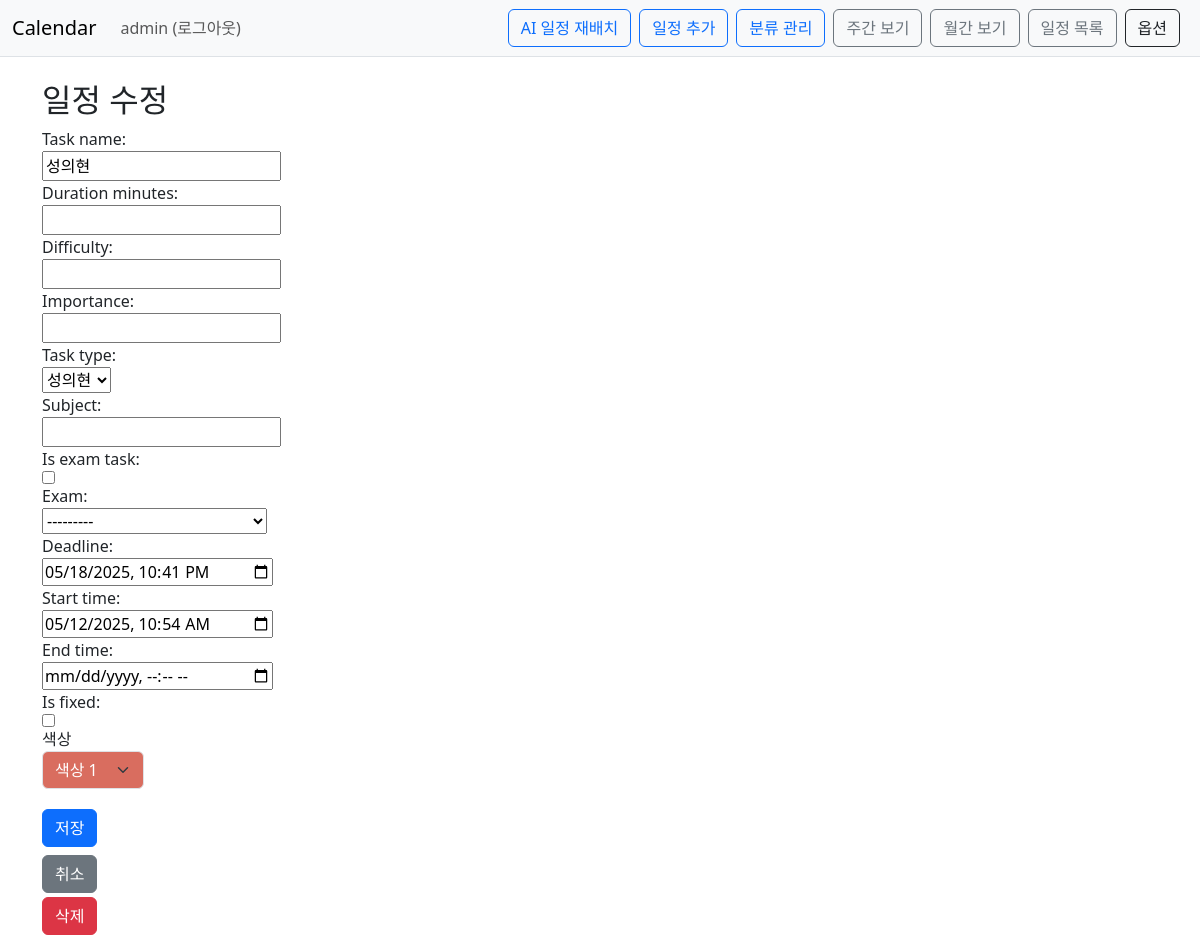
Page /calendar/schedule/5/edit/?next=/calendar/schedule/list/ (signed in) on the earlier database version.
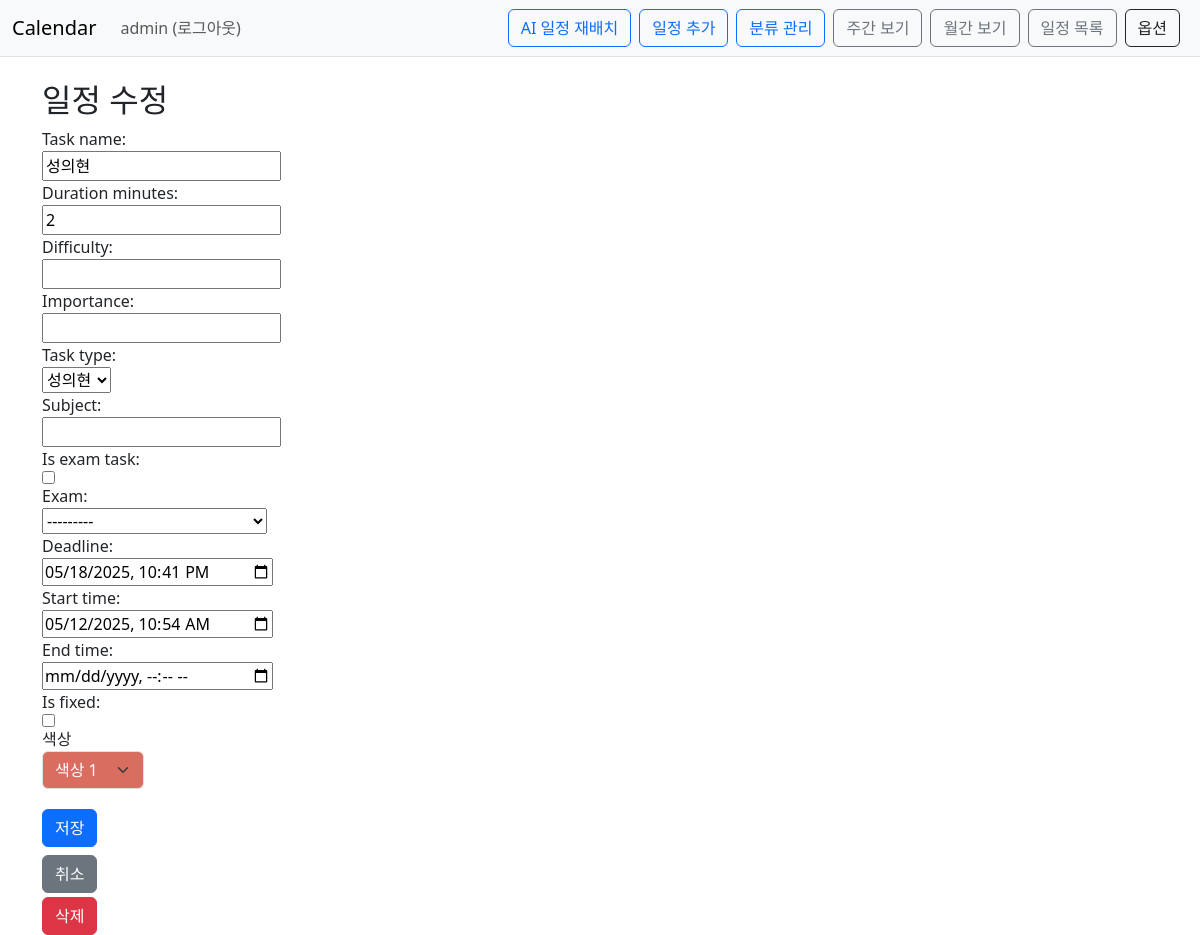
Same page on the later database version.
### Calendar/models.py (models this page shows, shortened)
class Schedule(models.Model):
    owner=models.ForeignKey(User, on_delete=models.CASCADE)
    task_name=models.CharField(max_length=50)
    duration_minutes=models.IntegerField(null=True, blank=True)
    difficulty=models.IntegerField(null=True, blank=True)
    importance=models.IntegerField(null=True, blank=True)
    task_type = models.ForeignKey('ScheduleType', null=True, blank=True, on_delete=models.SET_NULL)
    subject=models.CharField(max_length=50, blank=True)
    is_exam_task=models.BooleanField(default=False)
    deadline=models.DateTimeField(null=True ,blank=True)
    start_time=models.DateTimeField(null=True ,blank=True)
    end_time=models.DateTimeField(null=True ,blank=True)
    is_fixed=models.BooleanField(default=False)
    exam=models.ForeignKey('self',default=None, on_delete=models.SET_DEFAULT, null=True ,blank=True)
    color = models.CharField(max_length=7, blank=True, default='#6c8df5')
    is_done = models.BooleanField(default=False)
    def __str__(self):
        return f"{self.task_name}({self.owner})"

### Calendar/views.py (the view)
# urls.py: path('schedule/<int:pk>/edit/', views.schedule_edit, name='schedule_edit'),
@login_required(login_url='common:login')
def schedule_edit(request, pk):
    schedule = get_object_or_404(Schedule, pk=pk, owner=request.user)
    next_url = request.GET.get('next') or request.POST.get('next')  # GET/POST 모두 대응
    if request.method == 'POST':
        form = ScheduleForm(request.POST, instance=schedule, owner=request.user)
        if form.is_valid():
            form.save()
            if next_url and url_has_allowed_host_and_scheme(next_url, allowed_hosts={request.get_host()}):
                return redirect(next_url)
            return redirect('calendar:index')
    else:
        form = ScheduleForm(instance=schedule, owner=request.user)
    return render(request, 'calendar/schedule_form.html', {
        'form': form,
        'is_edit': True,
        'next': next_url,
        'id': pk,
    })

### Calendar/forms.py
class ScheduleForm(forms.ModelForm):
    color=forms.ChoiceField(
        choices=COLOR_CHOICES,
        widget=forms.Select(attrs={'class':'form-select'})
    )
    class Meta:
        model = Schedule
        fields = [
            'task_name','duration_minutes','difficulty','importance','task_type','subject',
            'is_exam_task','exam','deadline','start_time','end_time','is_fixed','color',
        ]
        widgets = {
            'deadline': forms.DateTimeInput(attrs={'type': 'datetime-local'}),
            'start_time': forms.DateTimeInput(attrs={'type': 'datetime-local'}),
            'end_time': forms.DateTimeInput(attrs={'type': 'datetime-local'}),
        }
    def __init__(self, *args, **kwargs):
        owner = kwargs.pop('owner', None)  # request.owner 받아옴
        super().__init__(*args, **kwargs)
        if self.instance.pk:
            self.fields['exam'].queryset = Schedule.objects.exclude(pk=self.instance.pk)
        if owner:
            self.fields['exam'].queryset = Schedule.objects.filter(owner=owner)
        if owner is not None:
            self.fields['task_type'].queryset = ScheduleType.objects.filter(owner=owner)

### templates/calendar/schedule_form.html (shortened to what this page needs)
{% extends 'base.html' %}
{% block content %}
<div class="container mt-4">
    <h2>{{ is_edit|yesno:"일정 수정,일정 추가" }}</h2>
    <form method="post" class="d-flex flex-column align-items-start">
        {{ form.task_name.label_tag }} {{ form.task_name }}
        {{ form.duration_minutes.label_tag }} {{ form.duration_minutes }}
        {{ form.difficulty.label_tag }} {{ form.difficulty }}
        {{ form.importance.label_tag }} {{ form.importance }}
        {{ form.task_type.label_tag }} {{ form.task_type }}
        {{ form.subject.label_tag }} {{ form.subject }}
        {{ form.is_exam_task.label_tag }} {{ form.is_exam_task }}
        {{ form.exam.label_tag }} {{ form.exam }}
        {{ form.deadline.label_tag }} {{ form.deadline }}
        {{ form.start_time.label_tag }} {{ form.start_time }}
        {{ form.end_time.label_tag }} {{ form.end_time }}
        {{ form.is_fixed.label_tag }} {{ form.is_fixed }}
        <div class="mb-3">
            <label for="id_color">색상</label>
            <select name="color" id="id_color" class="form-select">
                {% for code, label in form.fields.color.choices %}
                    <option value="{{ code }}"
                        {% if form.initial.color == code or form.data.color == code %}selected{% endif %}
                        style="background-color: {{ code }}; color: {% if code in '#D9D96D,#D9C56D,#D9B86D,#D9A46D,#D98C6D' %}#000{% else %}#fff{% endif %};">
                        {{ label }}
                    </option>
                {% endfor %}
            </select>
        </div>
        <button type="submit" class="btn btn-primary my-1">저장</button>
        <a href="{% url 'calendar:index' %}" class="btn btn-secondary my-1">취소</a>
        {% if is_edit %}
        <a href="{% url 'calendar:schedule_delete' id %}" class="btn btn-danger">삭제</a>
        {% endif %}
    </form>
</div>
{% endblock %}

Differences in the rows shown:
changed Schedule "성의현": duration_minutes (not shown) → "2"
